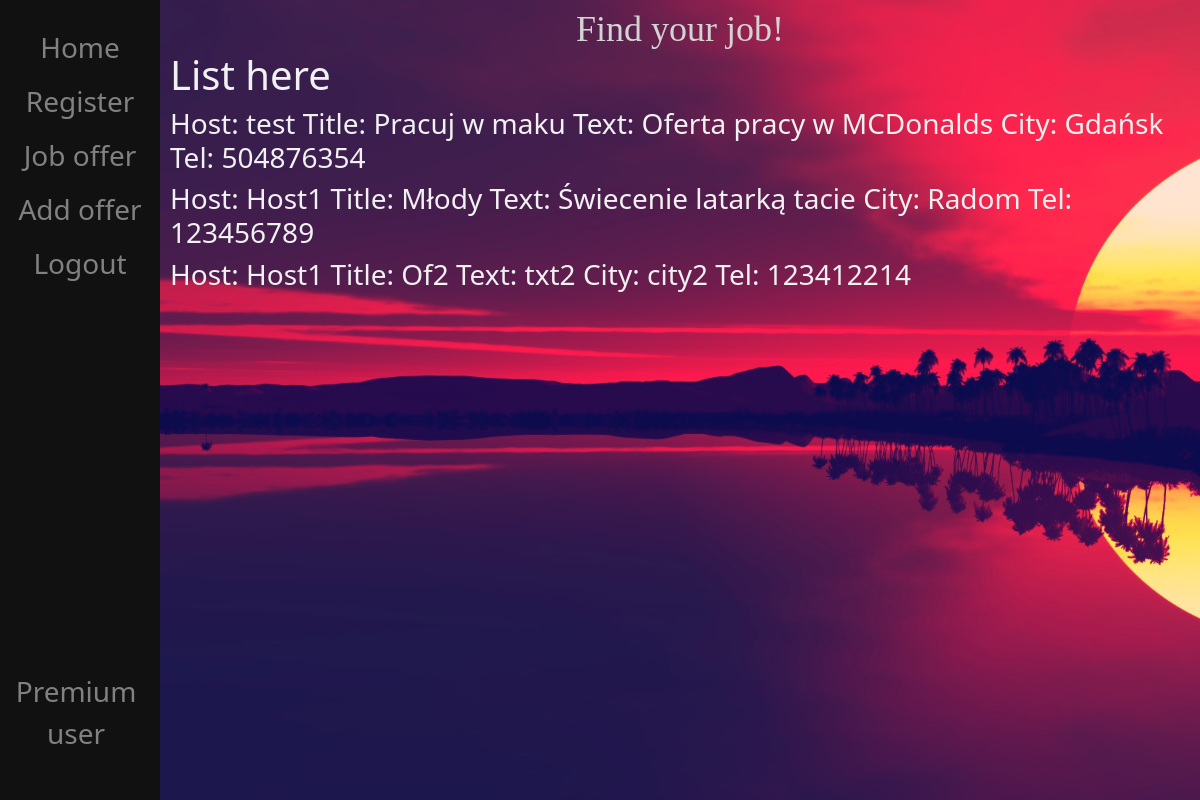
Page /offer/ (signed in) on the earlier database version.
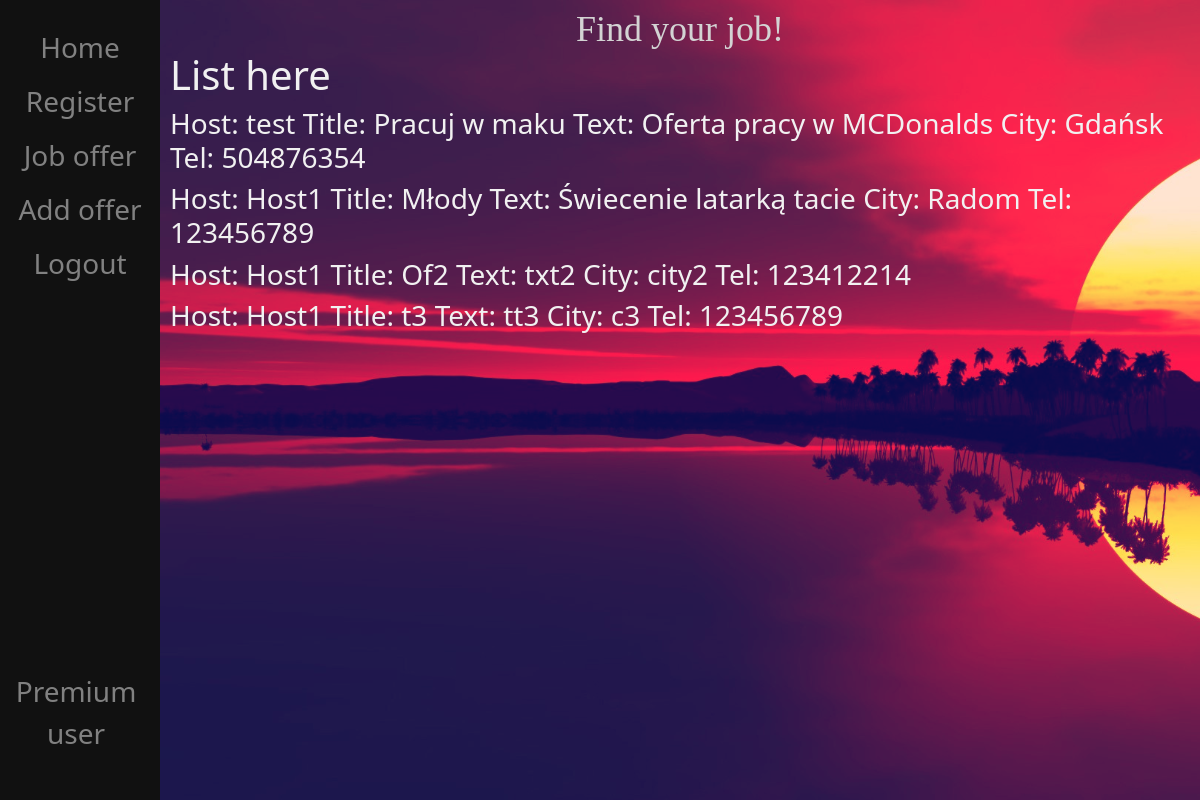
Same page on the later database version.
### SZO/models.py (models this page shows, shortened)
class JobOffer(models.Model):
    user = models.ForeignKey(User, on_delete=models.CASCADE)
    title = models.CharField(max_length=40)
    text = models.CharField(max_length=1000)
    city = models.CharField(max_length=100, default='Warszawa')
    tel_number = models.IntegerField(default=000000000)
    def getText(self):
        return self.text
    def getTitle(self):
        return self.title
    def getCity(self):
        return self.city
    def getTel(self):
        return self.tel_number
    def getUser(self):
        return self.user

### SZO/views.py (the view)
# urls.py: path("offer/", views.offer, name="offer"),
def offer(response):
    offers = JobOffer.objects.all()
    return render(response, "SZO/offer.html", {"offers": offers})

### SZO/templates/SZO/offer.html (shortened to what this page needs)
{% extends 'SZO/base.html' %}
{% block content %}
{% if user.is_authenticated %}
    <h1>List here</h1>
    {% for offer in offers %}
        <div id="jobOffer">
            <h3>Host: {{ offer.getUser }} Title: {{ offer.getTitle }} Text: {{ offer.getText }} City: {{ offer.getCity }} Tel: {{ offer.getTel }}</h3>
        </div>
    {% endfor %}
{% else %}
    <h1>Access denied</h1>
{% endif %}
{% endblock %}

### SZO/templates/SZO/base.html (shortened to what this page needs)
{% load static %}
<!DOCTYPE html>
<html lang="en">
<head>
    <link href="{% static 'base.css'%}" rel="stylesheet">
    <link href="https://cdn.jsdelivr.net/npm/bootstrap@5.1.3/dist/css/bootstrap.min.css" rel="stylesheet"
>
</head>
<body>
<div class="sidenav">
    <a href="/">Home</a>
    <a href="/register">Register</a>
{% if user.is_authenticated %}
    <a href="/offer">Job offer</a>
    {% if user.groups.all.0.name == 'host' %}
        <a href="/addOffer">Add offer</a>
    {% endif %}
    <a href="/logout">Logout</a>
{% else %}
    <a href="/login">Login</a>
{% endif %}
    <div class="absolute"><a href="/premiumUser">Premium user</a></div>
</div>
<div id="content" class="main">
    <div class="row justify-content-center">
        <div class="col-8">
            <h1 class="mt-2 appName">Find your job!</h1>
        </div>
            {% block content %}
            {% endblock %}
    </div>
</div>
</body>
</html>

### SZO/static/base.css (style rules this page uses)
html, body { height: 100%; }
html, .main { background-color: rgb(170, 216, 44); color: #f1f1f1; }
.sidenav { height: 100%; width: 160px; position: fixed; z-index: 1; top: 0; left: 0; background-color: #111; overflow-x: hidden; padding-top: 20px; text-align: center; }
.sidenav a { padding: 6px 8px 6px 8px; text-decoration: none; color: #818181; display: block; font-size: 28px; transition: all 0.5s ease; transform: scale(1); }
.main { margin-left: 160px; padding: 0px 10px; height: 100%; background-image: url("images/sunset.jpg"); background-size: cover; background-color: #050b4d; background-blend-mode: lighten; }
div.absolute { position: absolute; width: 95%; bottom: 5%; }
.appName { margin: auto; width: 25vw; text-align: center; font-size: 3vw; color: #d3d3d3; font-family: "Comic Sans MS", bold, serif; }

Differences in the rows shown:
added JobOffer: getUser "Host1", getTitle "t3", getText "tt3", getCity "c3", getTel "123456789"
